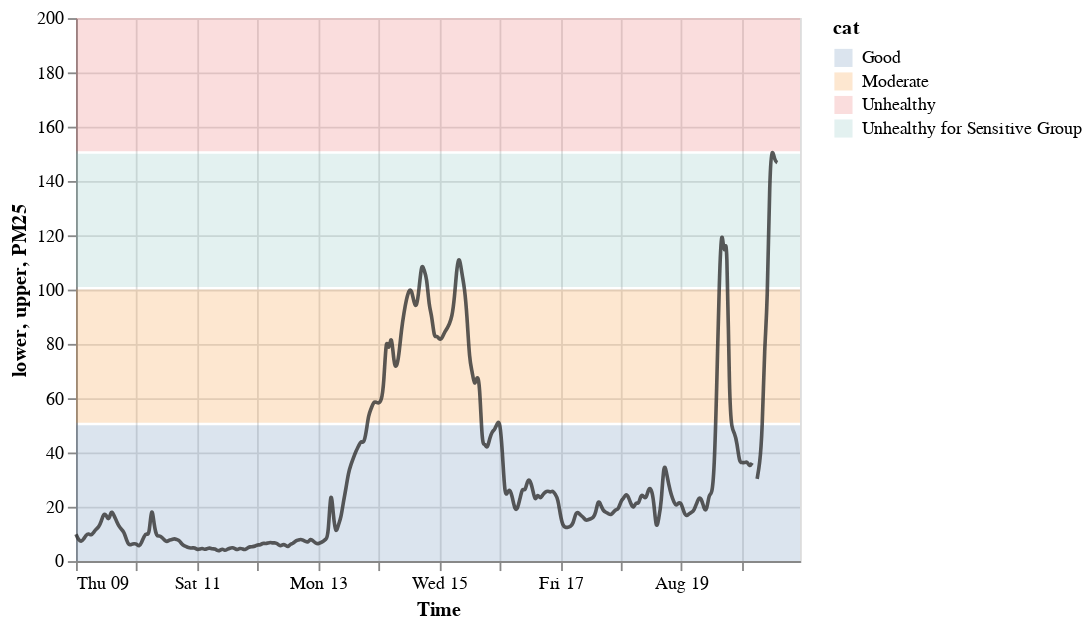

Here is the notebook cell this chart was saved with:
### Code cell
source = [{
            "lower": "0",
            "upper": "50",
            "cat": "Good"
          },
          {
            "lower": "51",
            "upper": "100",
            "cat": "Moderate"
          },
          {
            "lower": "101",
            "upper": "150",
            "cat": "Unhealthy for Sensitive Group"
          },
          {
            "lower": "151",
            "upper": "200",
            "cat": "Unhealthy"
          }]
source = alt.pd.DataFrame(source)


# The basic line
line = alt.Chart(data=pm25).mark_line(opacity=0.8,interpolate='basis',color='#333').encode(
    x='Time:T',
    y='PM25:Q'
)

rect = alt.Chart(source).mark_rect(opacity=0.2).encode(
    y='lower:Q',
    y2='upper:Q',
    color=alt.Color(
    'cat:N',
    legend=alt.Legend(title='Category'),
    scale=color_scale
    )
)
rect+line

### Figure 1 — Vega-Lite specification as saved in the notebook (floating-point values rounded to 4 significant figures; data arrays with more than 128 entries replaced by an {"elided": "..."} marker saying what was removed)
{"$schema": "https://vega.github.io/schema/vega-lite/v2.6.0.json", "config": {"view": {"height": 300, "width": 400}}, "datasets": {"data-bcc6e773c36cacd151d3e7a3d6616ff0": [{"cat": "Good", "lower": "0", "upper": "50"}, {"cat": "Moderate", "lower": "51", "upper": "100"}, {"cat": "Unhealthy for Sensitive Group", "lower": "101", "upper": "150"}, {"cat": "Unhealthy", "lower": "151", "upper": "200"}], "data-ceafb9ec4ba096680e4a747fccf89779": {"elided": "288 records"}}, "layer": [{"data": {"name": "data-bcc6e773c36cacd151d3e7a3d6616ff0"}, "encoding": {"color": {"field": "cat", "type": "nominal"}, "y": {"field": "lower", "type": "quantitative"}, "y2": {"field": "upper", "type": "quantitative"}}, "mark": {"opacity": 0.2, "type": "rect"}}, {"data": {"name": "data-ceafb9ec4ba096680e4a747fccf89779"}, "encoding": {"x": {"field": "Time", "type": "temporal"}, "y": {"field": "PM25", "type": "quantitative"}}, "mark": {"color": "#333", "interpolate": "basis", "opacity": 0.8, "type": "line"}}]}
